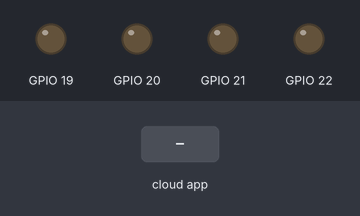
Recording of a sketch running on a simulated ESP32. On the bench: output pins drawn as LEDs (lit = HIGH). The inputs (shaded band) are chosen by the test bench. WiFi joins after 1.5 s; servers stay silent unless stated.

Above: at 2.7 s.
2.8 s: the phone or cloud app sets bulb to 0
At 3.6 s:
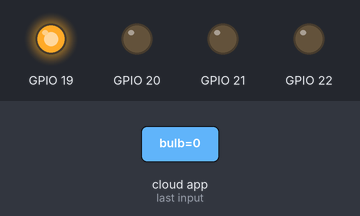
4.5 s: the phone or cloud app sets bulb to 1
At 5.7 s:
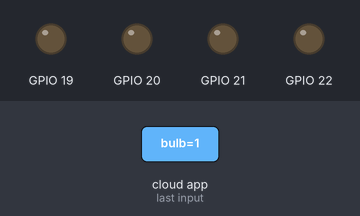
6.0 s: the phone or cloud app sets fan to 0
At 7.0 s:
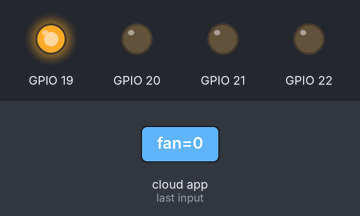
Timing chart, 0 to 9.0 s (numbered marks = the images above; inputs shaded):
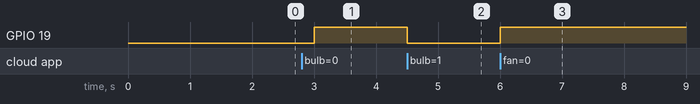

The sketch:

Untitled_oct22a.ino
```cpp
#include "arduino_secrets.h"
/*
  Sketch generated by the Arduino IoT Cloud Thing "Untitled"
  https://create.arduino.cc/cloud/things/dcf499de-6275-418d-a116-31fd81baa54b

  Arduino IoT Cloud Variables description

  The following variables are automatically generated and updated when changes are made to the Thing

  bool bulb;
  bool fan;

  Variables which are marked as READ/WRITE in the Cloud Thing will also have functions
  which are called when their values are changed from the Dashboard.
  These functions are generated with the Thing and added at the end of this sketch.
*/

#include "thingProperties.h"

void setup() {
  // Initialize serial and wait for port to open:
  Serial.begin(9600);

  pinMode(19,OUTPUT);
  pinMode(20,OUTPUT);
  pinMode(21,OUTPUT);
  pinMode(22,OUTPUT);

  digitalWrite(19,LOW);
  digitalWrite(20,LOW);
  digitalWrite(21,LOW);
  digitalWrite(22,LOW);

  // This delay gives the chance to wait for a Serial Monitor without blocking if none is found
  delay(1500);

  // Defined in thingProperties.h
  initProperties();

  // Connect to Arduino IoT Cloud
  ArduinoCloud.begin(ArduinoIoTPreferredConnection);

  /*
     The following function allows you to obtain more information
     related to the state of network and IoT Cloud connection and errors
     the higher number the more granular information you’ll get.
     The default is 0 (only errors).
     Maximum is 4
 */
  setDebugMessageLevel(2);
  ArduinoCloud.printDebugInfo();
}

void loop() {
  ArduinoCloud.update();
  // Your code here


}


/*
  Since Bulb is READ_WRITE variable, onBulbChange() is
  executed every time a new value is received from IoT Cloud.
*/
void onBulbChange()  {
  // Add your code here to act upon Bulb change
  if (bulb == 1)
  {
    digitalWrite(19,LOW);
  }
  else
  {
    digitalWrite(19,HIGH);
  }
}


/*
  Since Fan is READ_WRITE variable, onFanChange() is
  executed every time a new value is received from IoT Cloud.
*/
void onFanChange()  {
  // Add your code here to act upon Fan change
  if (fan == 1)
  {
    digitalWrite(19,LOW);
  }
  else
  {
    digitalWrite(19,HIGH);
  }
}
```

arduino_secrets.h
```cpp
#define SECRET_SSID ""
#define SECRET_OPTIONAL_PASS ""
#define SECRET_DEVICE_KEY ""
```

thingProperties.h
```cpp
// Code generated by Arduino IoT Cloud, DO NOT EDIT.

#include <ArduinoIoTCloud.h>
#include <Arduino_ConnectionHandler.h>

const char DEVICE_LOGIN_NAME[]  = "68b15e0d-ce6b-4abc-9932-c8a444967988";

const char SSID[]               = SECRET_SSID;    // Network SSID (name)
const char PASS[]               = SECRET_OPTIONAL_PASS;    // Network password (use for WPA, or use as key for WEP)
const char DEVICE_KEY[]  = SECRET_DEVICE_KEY;    // Secret device password

void onBulbChange();
void onFanChange();

bool bulb;
bool fan;

void initProperties(){

  ArduinoCloud.setBoardId(DEVICE_LOGIN_NAME);
  ArduinoCloud.setSecretDeviceKey(DEVICE_KEY);
  ArduinoCloud.addProperty(bulb, READWRITE, ON_CHANGE, onBulbChange);
  ArduinoCloud.addProperty(fan, READWRITE, ON_CHANGE, onFanChange);

}

WiFiConnectionHandler ArduinoIoTPreferredConnection(SSID, PASS);
```

Measured:
- after the input at 2.8 s, GPIO 19: LOW → HIGH after 0.20 s
- after the input at 4.5 s, GPIO 19: HIGH → LOW at once
- after the input at 6.0 s, GPIO 19: LOW → HIGH at once
